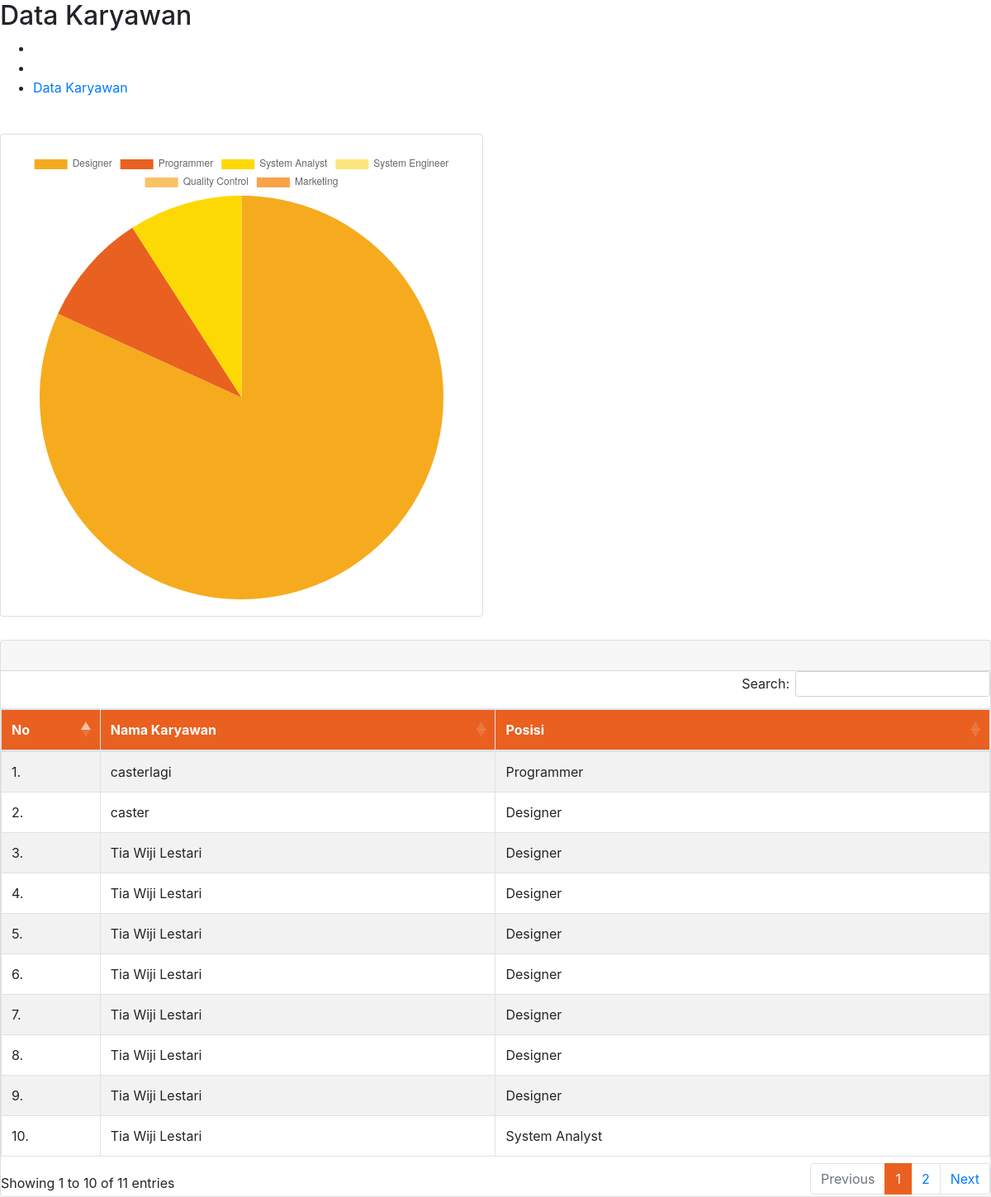
The page /manager/modul/karyawan/data.php on the database its author committed.
### tables this page shows
CREATE TABLE `tb_task` (
  `id_task` int(11) NOT NULL,
  `id_user` int(11) NOT NULL,
  `id_posisi` int(11) NOT NULL,
  `nama_task` varchar(50) NOT NULL,
  `tgl_mulai` date NOT NULL,
  `tgl_selesai` date NOT NULL,
  `status` enum('Not Started','In Progress','Done') NOT NULL
);

CREATE TABLE `tb_user` (
  `id_user` int(11) NOT NULL,
  `id_jabatan` int(11) NOT NULL,
  `nama_user` varchar(50) NOT NULL,
  `email` varchar(50) NOT NULL,
  `password` varchar(50) NOT NULL,
  `foto` varchar(11) NOT NULL
);

CREATE TABLE `tb_posisi` (
  `id_posisi` int(11) NOT NULL,
  `posisi` varchar(50) NOT NULL
);

### manager/modul/karyawan/data.php (the view, shortened to what this page needs)
<?php
$query = "SELECT
    SUM(CASE WHEN posisi = 'Designer' THEN 1 ELSE 0 END) AS jumlahDesainer,
    SUM(CASE WHEN posisi = 'Programmer' THEN 1 ELSE 0 END) AS jumlahProgrammer,
    SUM(CASE WHEN posisi = 'System Analyst' THEN 1 ELSE 0 END) AS jumlahAnalyst,
    SUM(CASE WHEN posisi = 'System Engineer' THEN 1 ELSE 0 END) AS jumlahEngineer,
    SUM(CASE WHEN posisi = 'Quality Control' THEN 1 ELSE 0 END) AS jumlahQuality,
    SUM(CASE WHEN posisi = 'Marketing' THEN 1 ELSE 0 END) AS jumlahMarketing
FROM tb_posisi
JOIN tb_task ON tb_posisi.id_posisi = tb_task.id_posisi;";
$result = mysqli_query($con, $query);
$row = mysqli_fetch_assoc($result);
$jumlahDesainer = $row['jumlahDesainer'];
$jumlahProgrammer = $row['jumlahProgrammer'];
$jumlahAnalyst = $row['jumlahAnalyst'];
$jumlahEngineer = $row['jumlahEngineer'];
$jumlahQuality = $row['jumlahQuality'];
$jumlahMarketing = $row['jumlahMarketing'];
?>
<!DOCTYPE html>
<html lang="en">
<head>
    <link rel="stylesheet" href="https://stackpath.bootstrapcdn.com/bootstrap/4.3.1/css/bootstrap.min.css">
    <link rel="stylesheet" href="https://cdn.datatables.net/1.10.21/css/dataTables.bootstrap4.min.css">
</head>
<body>
    <div class="page-inner">
        <div class="page-header">
            <h2 class="page-title">Data Karyawan</h2>
            <ul class="breadcrumbs">
                <li class="nav-home">
                </li>
                <li class="separator">
                </li>
                <li class="nav-item">
                    <a href="#">Data Karyawan</a>
                </li>
            </ul>
        </div>
        <div class="row py-4">
            <div class="col-md-6 py-1">
                <div class="card">
                    <div class="card-body">
                        <canvas id="pieChart" width="200" height="200"></canvas>
                    </div>
                </div>
            </div>
        </div>
        <div class="row">
            <div class="col-md-12">
                <div class="card">
                    <div class="card-header">
                    </div>
                    <div class="table-responsive">
                        <table id="example" class="display table table-striped table-hover table-bordered">
                            <thead>
                                <tr>
                                    <th style="background-color: #e96020; color: white; width: 10%;">No</th>
                                    <th style="background-color: #e96020; color: white; width: 40%;">Nama Karyawan</th>
                                    <th style="background-color: #e96020; color: white; width: 50%;">Posisi</th>
                                </tr>
                            </thead>
                            <tbody>
                                <?php
                                $no = 1;
                                $karyawan = mysqli_query($con, "SELECT * FROM tb_user
                                    INNER JOIN tb_task ON tb_user.id_user = tb_task.id_user
                                    INNER JOIN tb_posisi ON tb_task.id_posisi = tb_posisi.id_posisi
                                    ORDER BY tb_user.id_jabatan='2' ASC");
                                foreach ($karyawan as $k) { ?>
                                    <tr>
                                        <td><?= $no++; ?>.</td>
                                        <td><?= $k['nama_user']; ?></td>
                                        <td><?= $k['posisi']; ?></td>
                                    </tr>
                                <?php } ?>
                            </tbody>
                        </table>
                    </div>
                </div>
            </div>
        </div>
    </div>
    <script>
        var ctxPie = document.getElementById('pieChart').getContext('2d');
        // Data untuk setiap posisi
        var dataPie = [
            <?= $jumlahDesainer; ?>,
            <?= $jumlahProgrammer; ?>,
            <?= $jumlahAnalyst; ?>,
            <?= $jumlahEngineer; ?>,
            <?= $jumlahQuality; ?>,
            <?= $jumlahMarketing; ?>
        ];
        // Nama posisi
        var labelsPie = ['Designer', 'Programmer', 'System Analyst', 'System Engineer', 'Quality Control', 'Marketing'];
        // Warna untuk setiap posisi
        var colorsPie = ['#F6AB1E', '#E96120', '#FDD904', '#FCE67E', '#FAC265', '#FAA247'];
        // Fungsi untuk membuat pie chart
        function createPieChart(ctx, data, labels, colors) {
            new Chart(ctx, {
                type: 'pie',
                data: {
                    labels: labels,
                    datasets: [{
                        backgroundColor: colors,
                        borderWidth: 0,
                        data: data
                    }]
                },
                options: {
                    legend: {
                        display: false
                    }
                }
            });
        }
        // Membuat pie chart
        createPieChart(ctxPie, dataPie, labelsPie, colorsPie);
    </script>
</body>
</html>

### rows shown on the page
tb_task: id_user.nama_user "casterlagi", id_posisi.posisi "Programmer"
tb_task: id_user.nama_user "caster", id_posisi.posisi "Designer"
tb_task: id_user.nama_user "Tia Wiji Lestari", id_posisi.posisi "Designer"
tb_task: id_user.nama_user "Tia Wiji Lestari", id_posisi.posisi "Designer"
tb_task: id_user.nama_user "Tia Wiji Lestari", id_posisi.posisi "Designer"
tb_task: id_user.nama_user "Tia Wiji Lestari", id_posisi.posisi "Designer"
tb_task: id_user.nama_user "Tia Wiji Lestari", id_posisi.posisi "Designer"
tb_task: id_user.nama_user "Tia Wiji Lestari", id_posisi.posisi "Designer"
tb_task: id_user.nama_user "Tia Wiji Lestari", id_posisi.posisi "Designer"
tb_task: id_user.nama_user "Tia Wiji Lestari", id_posisi.posisi "System Analyst"

### other values the page prints
chart data {{ $jumlahDesainer }} 9
chart data {{ $jumlahProgrammer }} 1
chart data {{ $jumlahAnalyst }} 1
chart data {{ $jumlahEngineer }} 0
